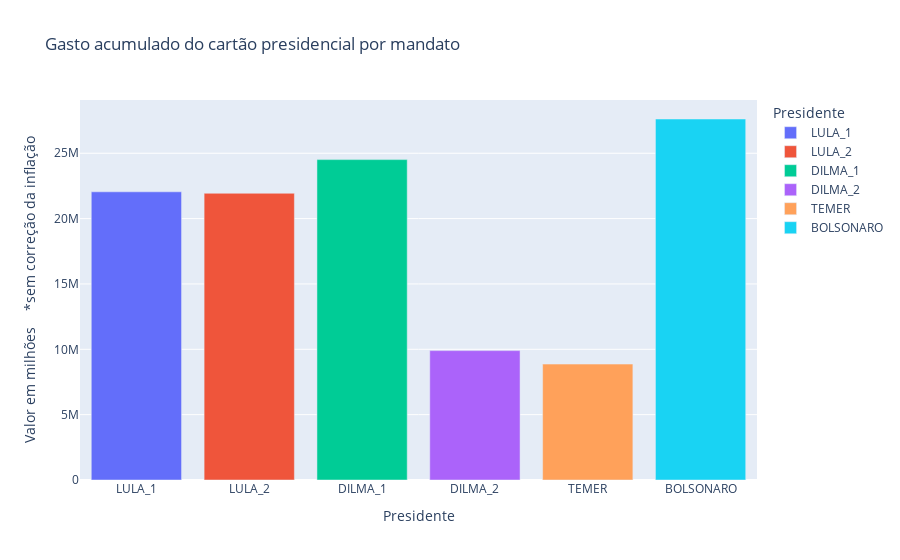

Write notebook code for a chart like this one.
### Code cell
#Gráfico por mandato presidencial
fig_acumulado = px.bar(gastos_acumulados, x='PRES', y='VALOR_NUM', color='PRES', title='Gasto acumulado do cartão presidencial por mandato',
labels={"VALOR_NUM": "Valor em milhões    *sem correção da inflação", 'PRES': "Presidente"})

fig_acumulado.show()

### Figure 1 — Plotly figure (JSON) as saved in the notebook; plotly's stock layout.template omitted (floating-point values rounded to 4 significant figures)
{"data": [{"alignmentgroup": "True", "hovertemplate": "Presidente=%{x}<br>Valor em milhões    *sem correção da inflação=%{y}<extra></extra>", "legendgroup": "LULA_1", "marker": {"color": "#636efa", "pattern": {"shape": ""}}, "name": "LULA_1", "offsetgroup": "LULA_1", "orientation": "v", "showlegend": true, "textposition": "auto", "type": "bar", "x": ["LULA_1"], "xaxis": "x", "y": [22050000.0], "yaxis": "y"}, {"alignmentgroup": "True", "hovertemplate": "Presidente=%{x}<br>Valor em milhões    *sem correção da inflação=%{y}<extra></extra>", "legendgroup": "LULA_2", "marker": {"color": "#EF553B", "pattern": {"shape": ""}}, "name": "LULA_2", "offsetgroup": "LULA_2", "orientation": "v", "showlegend": true, "textposition": "auto", "type": "bar", "x": ["LULA_2"], "xaxis": "x", "y": [21940000.0], "yaxis": "y"}, {"alignmentgroup": "True", "hovertemplate": "Presidente=%{x}<br>Valor em milhões    *sem correção da inflação=%{y}<extra></extra>", "legendgroup": "DILMA_1", "marker": {"color": "#00cc96", "pattern": {"shape": ""}}, "name": "DILMA_1", "offsetgroup": "DILMA_1", "orientation": "v", "showlegend": true, "textposition": "auto", "type": "bar", "x": ["DILMA_1"], "xaxis": "x", "y": [24510000.0], "yaxis": "y"}, {"alignmentgroup": "True", "hovertemplate": "Presidente=%{x}<br>Valor em milhões    *sem correção da inflação=%{y}<extra></extra>", "legendgroup": "DILMA_2", "marker": {"color": "#ab63fa", "pattern": {"shape": ""}}, "name": "DILMA_2", "offsetgroup": "DILMA_2", "orientation": "v", "showlegend": true, "textposition": "auto", "type": "bar", "x": ["DILMA_2"], "xaxis": "x", "y": [9899000.0], "yaxis": "y"}, {"alignmentgroup": "True", "hovertemplate": "Presidente=%{x}<br>Valor em milhões    *sem correção da inflação=%{y}<extra></extra>", "legendgroup": "TEMER", "marker": {"color": "#FFA15A", "pattern": {"shape": ""}}, "name": "TEMER", "offsetgroup": "TEMER", "orientation": "v", "showlegend": true, "textposition": "auto", "type": "bar", "x": ["TEMER"], "xaxis": "x", "y": [8870000.0], "yaxis": "y"}, {"alignmentgroup": "True", "hovertemplate": "Presidente=%{x}<br>Valor em milhões    *sem correção da inflação=%{y}<extra></extra>", "legendgroup": "BOLSONARO", "marker": {"color": "#19d3f3", "pattern": {"shape": ""}}, "name": "BOLSONARO", "offsetgroup": "BOLSONARO", "orientation": "v", "showlegend": true, "textposition": "auto", "type": "bar", "x": ["BOLSONARO"], "xaxis": "x", "y": [27620000.0], "yaxis": "y"}], "layout": {"barmode": "relative", "legend": {"title": {"text": "Presidente"}, "tracegroupgap": 0}, "title": {"text": "Gasto acumulado do cartão presidencial por mandato"}, "xaxis": {"anchor": "y", "categoryarray": ["LULA_1", "LULA_2", "DILMA_1", "DILMA_2", "TEMER", "BOLSONARO"], "categoryorder": "array", "domain": [0, 1], "title": {"text": "Presidente"}}, "yaxis": {"anchor": "x", "domain": [0, 1], "title": {"text": "Valor em milhões    *sem correção da inflação"}}}}
